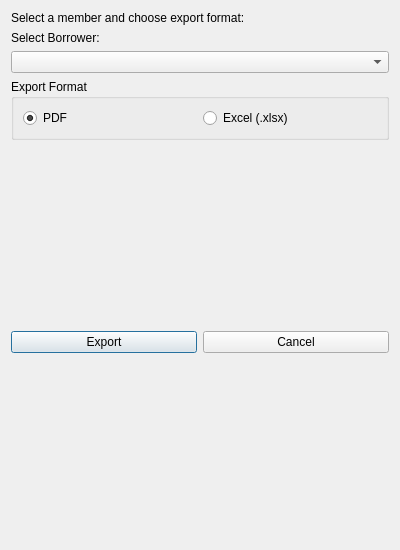
<?xml version="1.0" encoding="UTF-8"?>
<ui version="4.0">
 <class>ExportReportDialog</class>
 <widget class="QDialog" name="ExportReportDialog">
  <property name="geometry">
   <rect>
    <x>0</x>
    <y>0</y>
    <width>400</width>
    <height>550</height>
   </rect>
  </property>
  <property name="windowTitle">
   <string>Export Loan Report</string>
  </property>
  <layout class="QVBoxLayout" name="verticalLayout">
   <item>
    <widget class="QLabel" name="instruction_label">
     <property name="text">
      <string>Select a member and choose export format:</string>
     </property>
    </widget>
   </item>
   <item>
    <widget class="QLabel" name="label_select">
     <property name="text">
      <string>Select Borrower:</string>
     </property>
    </widget>
   </item>
   <item>
    <widget class="QComboBox" name="member_combo">
     <property name="toolTip">
      <string>Select member or non-member to export report</string>
     </property>
    </widget>
   </item>
   <item>
    <widget class="QGroupBox" name="format_group">
     <property name="title">
      <string>Export Format</string>
     </property>
     <layout class="QHBoxLayout" name="horizontalLayout">
      <item>
       <widget class="QRadioButton" name="pdf_radio">
        <property name="text">
         <string>PDF</string>
        </property>
        <property name="checked">
         <bool>true</bool>
        </property>
       </widget>
      </item>
      <item>
       <widget class="QRadioButton" name="excel_radio">
        <property name="text">
         <string>Excel (.xlsx)</string>
        </property>
       </widget>
      </item>
     </layout>
    </widget>
   </item>
   <item>
    <layout class="QHBoxLayout" name="buttonLayout">
     <item>
      <spacer name="horizontalSpacer">
       <property name="orientation">
        <enum>Qt::Orientation::Vertical</enum>
       </property>
       <property name="sizeType">
        <enum>QSizePolicy::Policy::Expanding</enum>
       </property>
       <property name="sizeHint" stdset="0">
        <size>
         <width>0</width>
         <height>0</height>
        </size>
       </property>
      </spacer>
     </item>
     <item>
      <widget class="QPushButton" name="export_btn">
       <property name="text">
        <string>Export</string>
       </property>
      </widget>
     </item>
     <item>
      <widget class="QPushButton" name="cancel_btn">
       <property name="text">
        <string>Cancel</string>
       </property>
      </widget>
     </item>
    </layout>
   </item>
  </layout>
 </widget>
 <resources/>
 <connections/>
</ui>
